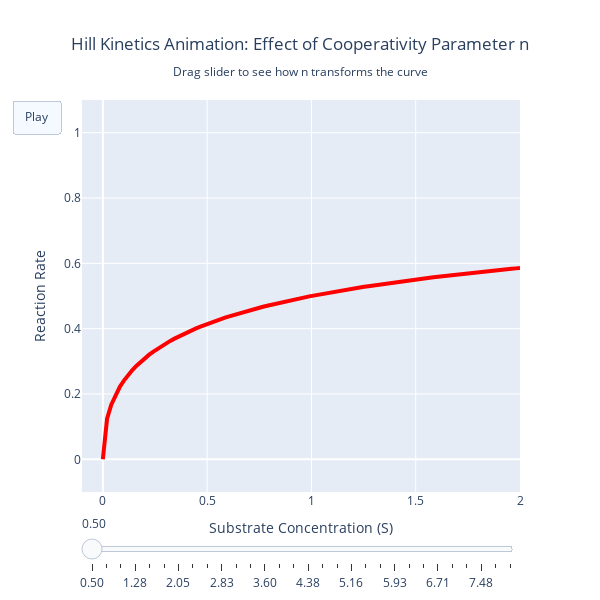

Notebook code for this chart:
### Markdown cell above
## Interactive Slider widget

### Code cell
S_values = linspace(0, 2, 100)  # substrate range

frames = []

n_animation = linspace(0.5, 8, 30)

for n_val in n_animation:
    rate_curve = menten_hill_kinetics(S_values, k_max, K_m, n_val)

    frames.append(go.Frame(
        data=[go.Scatter(
            x=S_values, 
            y=rate_curve,
            mode='lines',
            line=dict(color='red', width=4),
            name=f'n = {n_val:.2f}'
        )],
        name=f"n={n_val:.2f}"
    ))


# Create the animation figure
fig_animation = go.Figure(
    data=[go.Scatter(
        x=S_values, 
        y=menten_hill_kinetics(S_values, k_max, K_m, n_animation[0]),
        mode='lines',
        line=dict(color='red', width=4),
        name='Rate'
    )],
    layout=go.Layout(
        title=dict(
            text="Hill Kinetics Animation: Effect of Cooperativity Parameter n<br><sub>Drag slider to see how n transforms the curve</sub>",
            x=0.5
        ),
        xaxis=dict(title="Substrate Concentration (S)", range=[-0.1, S_values[-1]]),
        yaxis=dict(title="Reaction Rate", range=[-0.1, 1.1]),
        width=600,    # Figure width in pixels
        height=600,
        updatemenus=[dict(
            type="buttons",
            buttons=[dict(label="Play",
                         method="animate",
                         args=[None, {"frame": {"duration": 100, "redraw": True},
                                     "fromcurrent": True}])]
        )],
        sliders=[dict(
            steps=[dict(method="animate",
                       args=[[f"n={n_val:.2f}"],
                             {"mode": "immediate",
                              "frame": {"duration": 100, "redraw": True},
                              "transition": {"duration": 0}}],
                       label=f"{n_val:.2f}") for n_val in n_animation]
        )]

    ),
    frames=frames
)

fig_animation.show()

### Figure 1 — Plotly figure (JSON) as saved in the notebook; plotly's stock layout.template omitted (floating-point values rounded to 4 significant figures)
{"data": [{"line": {"color": "red", "width": 4}, "mode": "lines", "name": "Rate", "type": "scatter", "x": [0.0, 0.0202, 0.0404, 0.06061, 0.08081, 0.101, 0.1212, 0.1414, 0.1616, 0.1818, 0.202, 0.2222, 0.2424, 0.2626, 0.2828, 0.303, 0.3232, 0.3434, 0.3636, 0.3838, 0.404, 0.4242, 0.4444, 0.4646, 0.4848, 0.5051, 0.5253, 0.5455, 0.5657, 0.5859, 0.6061, 0.6263, 0.6465, 0.6667, 0.6869, 0.7071, 0.7273, 0.7475, 0.7677, 0.7879, 0.8081, 0.8283, 0.8485, 0.8687, 0.8889, 0.9091, 0.9293, 0.9495, 0.9697, 0.9899, 1.01, 1.03, 1.051, 1.071, 1.091, 1.111, 1.131, 1.152, 1.172, 1.192, 1.212, 1.232, 1.253, 1.273, 1.293, 1.313, 1.333, 1.354, 1.374, 1.394, 1.414, 1.434, 1.455, 1.475, 1.495, 1.515, 1.535, 1.556, 1.576, 1.596, 1.616, 1.636, 1.657, 1.677, 1.697, 1.717, 1.737, 1.758, 1.778, 1.798, 1.818, 1.838, 1.859, 1.879, 1.899, 1.919, 1.939, 1.96, 1.98, 2.0], "y": [0.0, 0.1244, 0.1674, 0.1975, 0.2213, 0.2412, 0.2582, 0.2733, 0.2867, 0.2989, 0.3101, 0.3204, 0.3299, 0.3388, 0.3472, 0.355, 0.3625, 0.3695, 0.3762, 0.3825, 0.3886, 0.3944, 0.4, 0.4053, 0.4105, 0.4154, 0.4202, 0.4248, 0.4293, 0.4336, 0.4377, 0.4418, 0.4457, 0.4495, 0.4532, 0.4568, 0.4603, 0.4637, 0.467, 0.4702, 0.4734, 0.4765, 0.4795, 0.4824, 0.4853, 0.4881, 0.4908, 0.4935, 0.4962, 0.4987, 0.5013, 0.5037, 0.5062, 0.5085, 0.5109, 0.5132, 0.5154, 0.5176, 0.5198, 0.5219, 0.524, 0.5261, 0.5281, 0.5301, 0.5321, 0.534, 0.5359, 0.5378, 0.5396, 0.5414, 0.5432, 0.545, 0.5467, 0.5484, 0.5501, 0.5518, 0.5534, 0.555, 0.5566, 0.5582, 0.5597, 0.5613, 0.5628, 0.5643, 0.5657, 0.5672, 0.5686, 0.57, 0.5714, 0.5728, 0.5742, 0.5755, 0.5769, 0.5782, 0.5795, 0.5808, 0.582, 0.5833, 0.5846, 0.5858]}], "layout": {"height": 600, "sliders": [{"steps": [{"args": [["n=0.50"], {"frame": {"duration": 100, "redraw": true}, "mode": "immediate", "transition": {"duration": 0}}], "label": "0.50", "method": "animate"}, {"args": [["n=0.76"], {"frame": {"duration": 100, "redraw": true}, "mode": "immediate", "transition": {"duration": 0}}], "label": "0.76", "method": "animate"}, {"args": [["n=1.02"], {"frame": {"duration": 100, "redraw": true}, "mode": "immediate", "transition": {"duration": 0}}], "label": "1.02", "method": "animate"}, {"args": [["n=1.28"], {"frame": {"duration": 100, "redraw": true}, "mode": "immediate", "transition": {"duration": 0}}], "label": "1.28", "method": "animate"}, {"args": [["n=1.53"], {"frame": {"duration": 100, "redraw": true}, "mode": "immediate", "transition": {"duration": 0}}], "label": "1.53", "method": "animate"}, {"args": [["n=1.79"], {"frame": {"duration": 100, "redraw": true}, "mode": "immediate", "transition": {"duration": 0}}], "label": "1.79", "method": "animate"}, {"args": [["n=2.05"], {"frame": {"duration": 100, "redraw": true}, "mode": "immediate", "transition": {"duration": 0}}], "label": "2.05", "method": "animate"}, {"args": [["n=2.31"], {"frame": {"duration": 100, "redraw": true}, "mode": "immediate", "transition": {"duration": 0}}], "label": "2.31", "method": "animate"}, {"args": [["n=2.57"], {"frame": {"duration": 100, "redraw": true}, "mode": "immediate", "transition": {"duration": 0}}], "label": "2.57", "method": "animate"}, {"args": [["n=2.83"], {"frame": {"duration": 100, "redraw": true}, "mode": "immediate", "transition": {"duration": 0}}], "label": "2.83", "method": "animate"}, {"args": [["n=3.09"], {"frame": {"duration": 100, "redraw": true}, "mode": "immediate", "transition": {"duration": 0}}], "label": "3.09", "method": "animate"}, {"args": [["n=3.34"], {"frame": {"duration": 100, "redraw": true}, "mode": "immediate", "transition": {"duration": 0}}], "label": "3.34", "method": "animate"}, {"args": [["n=3.60"], {"frame": {"duration": 100, "redraw": true}, "mode": "immediate", "transition": {"duration": 0}}], "label": "3.60", "method": "animate"}, {"args": [["n=3.86"], {"frame": {"duration": 100, "redraw": true}, "mode": "immediate", "transition": {"duration": 0}}], "label": "3.86", "method": "animate"}, {"args": [["n=4.12"], {"frame": {"duration": 100, "redraw": true}, "mode": "immediate", "transition": {"duration": 0}}], "label": "4.12", "method": "animate"}, {"args": [["n=4.38"], {"frame": {"duration": 100, "redraw": true}, "mode": "immediate", "transition": {"duration": 0}}], "label": "4.38", "method": "animate"}, {"args": [["n=4.64"], {"frame": {"duration": 100, "redraw": true}, "mode": "immediate", "transition": {"duration": 0}}], "label": "4.64", "method": "animate"}, {"args": [["n=4.90"], {"frame": {"duration": 100, "redraw": true}, "mode": "immediate", "transition": {"duration": 0}}], "label": "4.90", "method": "animate"}, {"args": [["n=5.16"], {"frame": {"duration": 100, "redraw": true}, "mode": "immediate", "transition": {"duration": 0}}], "label": "5.16", "method": "animate"}, {"args": [["n=5.41"], {"frame": {"duration": 100, "redraw": true}, "mode": "immediate", "transition": {"duration": 0}}], "label": "5.41", "method": "animate"}, {"args": [["n=5.67"], {"frame": {"duration": 100, "redraw": true}, "mode": "immediate", "transition": {"duration": 0}}], "label": "5.67", "method": "animate"}, {"args": [["n=5.93"], {"frame": {"duration": 100, "redraw": true}, "mode": "immediate", "transition": {"duration": 0}}], "label": "5.93", "method": "animate"}, {"args": [["n=6.19"], {"frame": {"duration": 100, "redraw": true}, "mode": "immediate", "transition": {"duration": 0}}], "label": "6.19", "method": "animate"}, {"args": [["n=6.45"], {"frame": {"duration": 100, "redraw": true}, "mode": "immediate", "transition": {"duration": 0}}], "label": "6.45", "method": "animate"}, {"args": [["n=6.71"], {"frame": {"duration": 100, "redraw": true}, "mode": "immediate", "transition": {"duration": 0}}], "label": "6.71", "method": "animate"}, {"args": [["n=6.97"], {"frame": {"duration": 100, "redraw": true}, "mode": "immediate", "transition": {"duration": 0}}], "label": "6.97", "method": "animate"}, {"args": [["n=7.22"], {"frame": {"duration": 100, "redraw": true}, "mode": "immediate", "transition": {"duration": 0}}], "label": "7.22", "method": "animate"}, {"args": [["n=7.48"], {"frame": {"duration": 100, "redraw": true}, "mode": "immediate", "transition": {"duration": 0}}], "label": "7.48", "method": "animate"}, {"args": [["n=7.74"], {"frame": {"duration": 100, "redraw": true}, "mode": "immediate", "transition": {"duration": 0}}], "label": "7.74", "method": "animate"}, {"args": [["n=8.00"], {"frame": {"duration": 100, "redraw": true}, "mode": "immediate", "transition": {"duration": 0}}], "label": "8.00", "method": "animate"}]}], "title": {"text": "Hill Kinetics Animation: Effect of Cooperativity Parameter n<br><sub>Drag slider to see how n transforms the curve</sub>", "x": 0.5}, "updatemenus": [{"buttons": [{"args": [null, {"frame": {"duration": 100, "redraw": true}, "fromcurrent": true}], "label": "Play", "method": "animate"}], "type": "buttons"}], "width": 600, "xaxis": {"range": [-0.1, 2], "title": {"text": "Substrate Concentration (S)"}}, "yaxis": {"range": [-0.1, 1.1], "title": {"text": "Reaction Rate"}}}}
